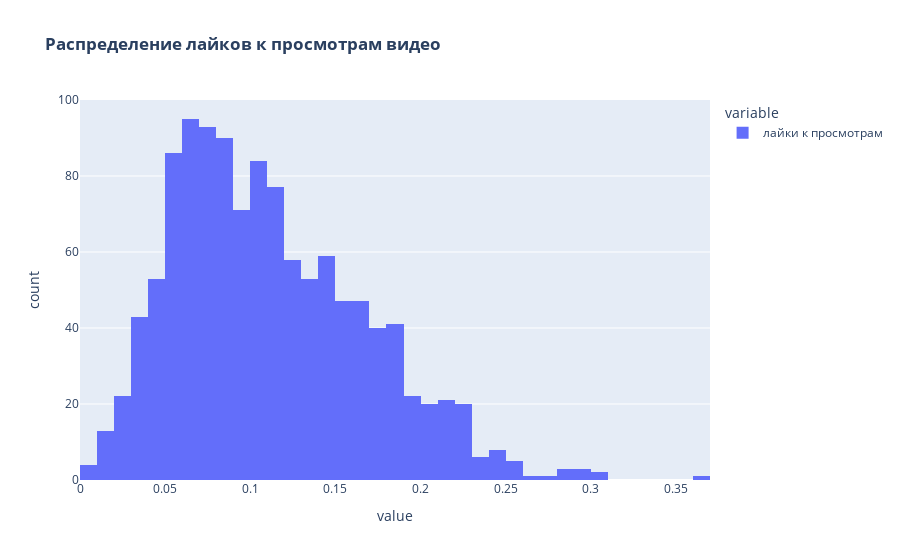

The cell this chart's notebook holds for it:
### Code cell
distr = []

for json_file in os.listdir('../../data/jsons'):
    if json_file.endswith('.json'):
        posts_data = json.load(open(f"{'../../data/jsons'}/{json_file}", 'r'))
        for post in posts_data:
            if 'likes' in post and 'views' in post:
                likes = convert_number(post['likes'])
                views = convert_number(post['views'])
                distr.append(likes / views)

fig_distr_lv = px.histogram(pd.Series(distr, name='лайки к просмотрам'),
                            title='<b>Распределение лайков к просмотрам видео</b>')
fig_distr_lv.show(renderer=renderer)

### Figure 1 — Plotly figure (JSON) as saved in the notebook; plotly's stock layout.template omitted (floating-point values rounded to 4 significant figures; data arrays with more than 128 entries replaced by an {"elided": "..."} marker saying what was removed)
{"data": [{"alignmentgroup": "True", "bingroup": "x", "hovertemplate": "variable=лайки к просмотрам<br>value=%{x}<br>count=%{y}<extra></extra>", "legendgroup": "лайки к просмотрам", "marker": {"color": "#636efa", "pattern": {"shape": ""}}, "name": "лайки к просмотрам", "offsetgroup": "лайки к просмотрам", "orientation": "v", "showlegend": true, "x": {"elided": "1189 float values"}, "xaxis": "x", "yaxis": "y", "type": "histogram"}], "layout": {"xaxis": {"anchor": "y", "domain": [0.0, 1.0], "title": {"text": "value"}}, "yaxis": {"anchor": "x", "domain": [0.0, 1.0], "title": {"text": "count"}}, "legend": {"title": {"text": "variable"}, "tracegroupgap": 0}, "title": {"text": "<b>Распределение лайков к просмотрам видео</b>"}, "barmode": "relative"}}
